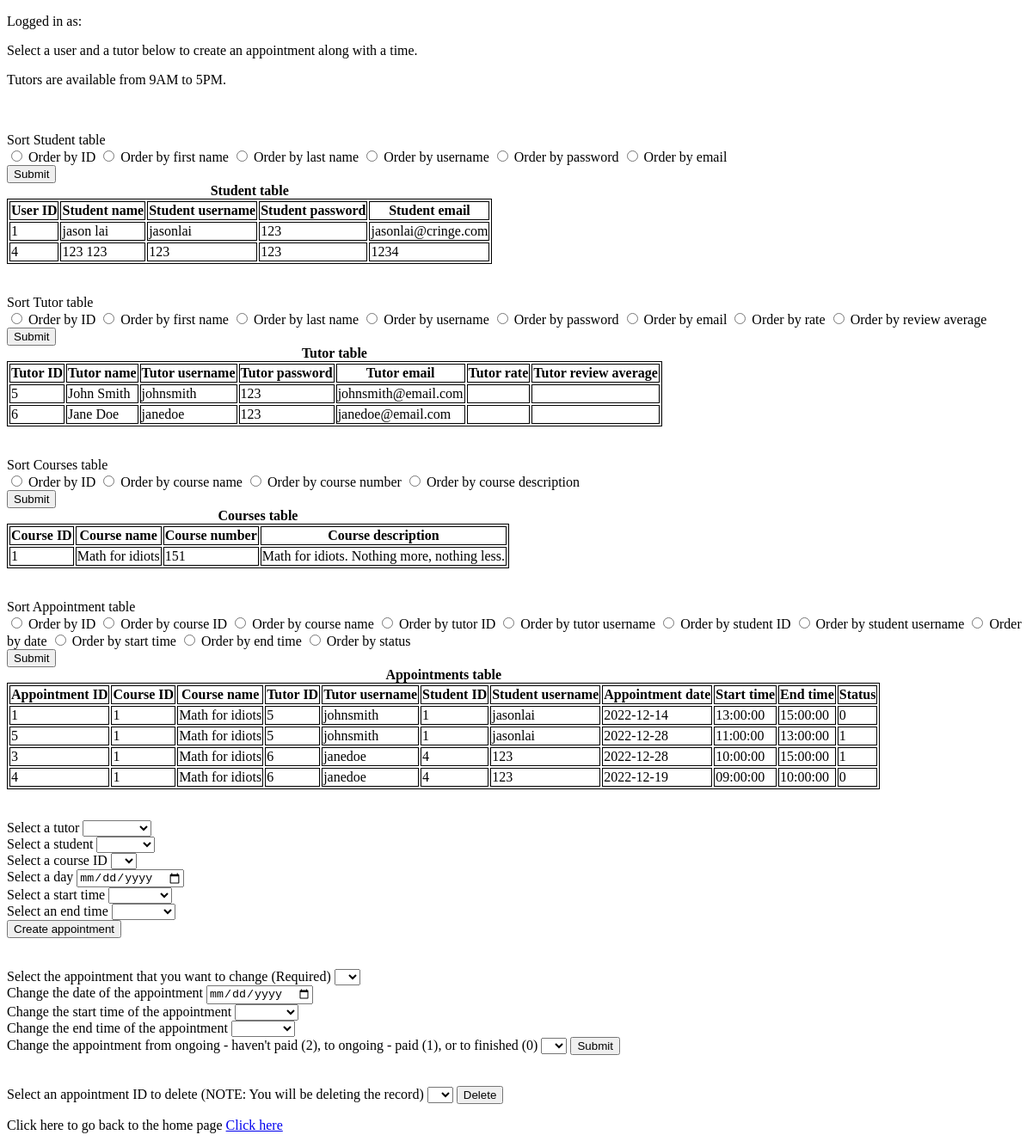
Before: /final/adminAppointment.php with the older database file.
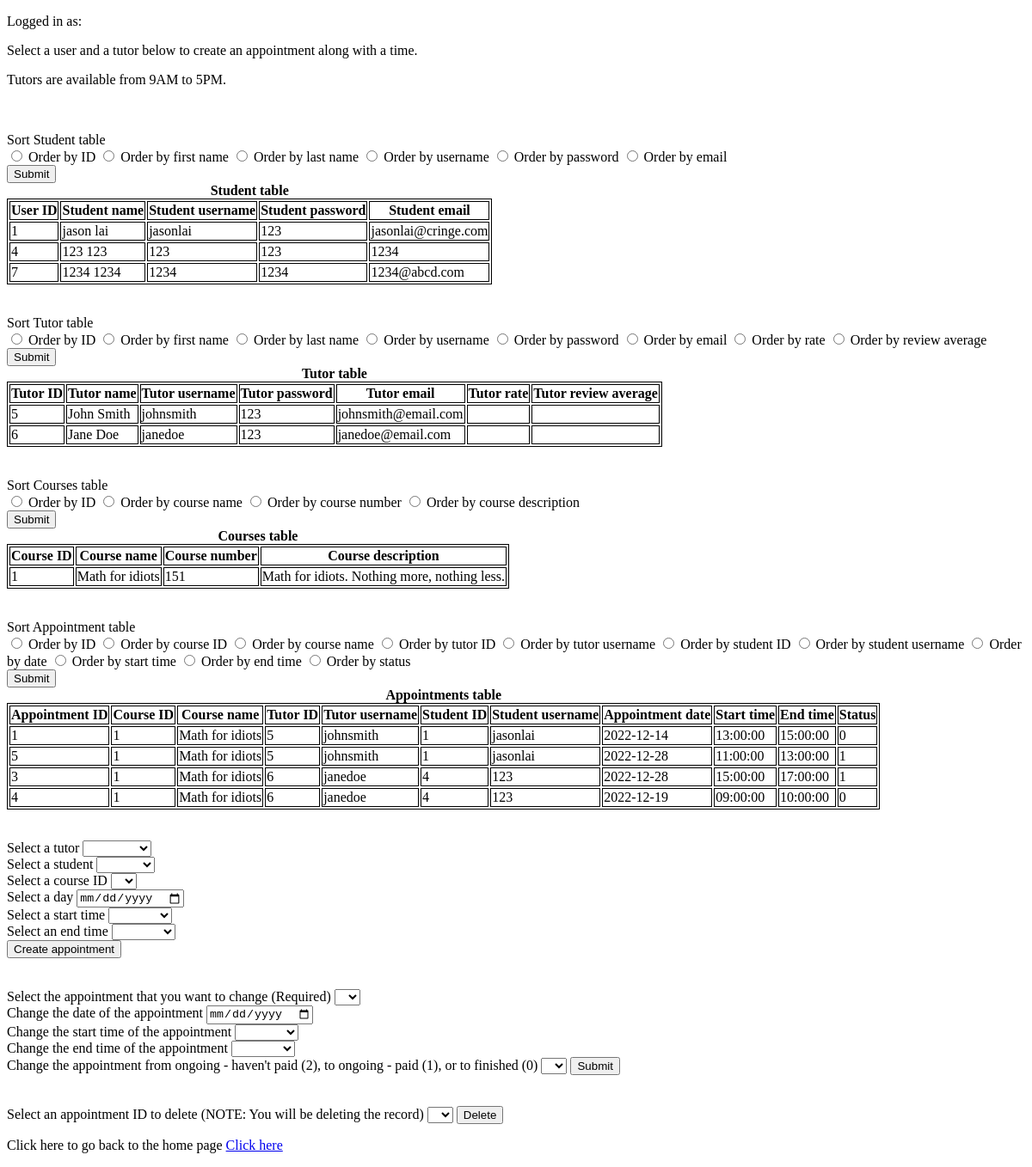
After: the same page with the newer database file.
### tables this page shows
CREATE TABLE `user` (
  `user_id` int(11) NOT NULL,
  `password` text NOT NULL,
  `user_fname` text NOT NULL,
  `user_lname` text NOT NULL,
  `username` text NOT NULL,
  `email` text NOT NULL,
  `is_tutor` int(11) NOT NULL DEFAULT '0'
);

CREATE TABLE `tutor` (
  `user_id` int(11) NOT NULL,
  `rate` double DEFAULT NULL,
  `review_avrg` double DEFAULT NULL,
  `is_admin` tinyint(1) NOT NULL DEFAULT '0'
);

CREATE TABLE `courses` (
  `course_id` int(11) NOT NULL,
  `course_name` text NOT NULL,
  `course_num` int(11) NOT NULL,
  `course_desc` text NOT NULL
);

CREATE TABLE `appointments` (
  `app_id` int(11) NOT NULL,
  `course_id` int(11) NOT NULL,
  `tutor_id` int(11) NOT NULL,
  `student_id` int(11) NOT NULL,
  `appoint_date` date NOT NULL,
  `appoint_start_time` time NOT NULL,
  `appoint_end_time` time NOT NULL,
  `description` text,
  `status` tinyint(1) NOT NULL DEFAULT '2'
);

### final/adminAppointment.php (the view, shortened to what the changed rows need)
<?php include ('adminAppointmentBackend.php')?>
<!DOCTYPE html>
<html>
<body>
<?php echo $student_table; ?>
<?php echo $tutor_table; ?>
<?php echo $course_table; ?>
<?php echo $appointments_table; ?>
</body>
</html>

### final/adminAppointmentBackend.php (shortened to what the changed rows need)
<?php
$link = mysqli_connect(DB_SERVER, DB_USERNAME, DB_PASSWORD, DB_NAME);
$payload = "SELECT * FROM user WHERE is_tutor = 0";
$student_table = print_table(0, $link, $payload);
$payload = "SELECT user.user_id, user.user_fname, user.user_lname, user.username, user.password, user.email, tutor.rate, tutor.review_avrg FROM user INNER JOIN tutor ON user.user_id = tutor.user_id";
$tutor_table = print_table(1, $link, $payload);
$payload = "SELECT * FROM courses";
$course_table = print_table(2, $link, $payload);
$payload = "SELECT * FROM appointments_table_with_names";
$appointments_table = print_table(3, $link, $payload);
function print_table($type, $link, $payload) {
	$table = "";
	switch ($type) {
		case 0:
			$table .= "<table><caption>Student table</caption><tr><th>User ID</th><th>Student name</th><th>Student username</th><th>Student password</th><th>Student email</th></tr>";
		break;
		case 1:
			$table .= "<table><caption>Tutor table</caption><tr><th>Tutor ID</th><th>Tutor name</th><th>Tutor username</th><th>Tutor password</th><th>Tutor email</th><th>Tutor rate</th><th>Tutor review average</th></tr>";
		break;
		case 2:
			$table .= "<table><caption>Courses table</caption><tr><th>Course ID</th><th>Course name</th><th>Course number</th><th>Course description</th></tr>";
		break;
		case 3:
			$table .= "<table><caption>Appointments table</caption><tr><th>Appointment ID</th><th>Course ID</th><th>Course name</th><th>Tutor ID</th><th>Tutor username</th><th>Student ID</th><th>Student username</th><th>Appointment date</th>
			<th>Start time</th><th>End time</th><th>Status</th></tr>";
		break;
	}
	$result = mysqli_query($link, $payload);
	if (mysqli_num_rows($result) > 0) {
		while ($row = mysqli_fetch_assoc($result)) {
			if ($type == 0) {
				$table .= "<tr><td>".$row["user_id"]."</td><td>".$row["user_fname"]." ".$row["user_lname"]."</td><td>".$row["username"]."</td><td>".$row["password"]."</td><td>".$row["email"]."</td></tr>";
			}
			else if ($type == 1) {
				$table .= "<tr><td>".$row["user_id"]."</td><td>".$row["user_fname"]." ".$row["user_lname"]."</td><td>".$row["username"]."</td><td>".$row["password"]."</td><td>".$row["email"]."</td><td>".$row["rate"]."</td><td>".$row["review_avrg"]."</td></tr>";
			}
			else if ($type == 2) {
				$table .= "<tr><td>".$row["course_id"]."</td><td>".$row["course_name"]."</td><td>".$row["course_num"]."</td><td>".$row["course_desc"]."</td></tr>";
			}
			else if ($type == 3) {
				$table .= "<tr><td>".$row["app_id"]."</td><td>".$row["course_id"]."</td><td>".$row["course_name"]."</td><td>".$row["tutor_id"]."</td><td>".$row["tutor_username"]."</td><td>".$row["student_id"]."</td><td>".$row["student_username"]."</td>
				<td>".$row["appoint_date"]."</td><td>".$row["appoint_start_time"]."</td><td>".$row["appoint_end_time"]."</td><td>".$row["status"]."</td></tr>";
			}
		}
		$table .= "</table>";
	}
	else
	{
		$table .= "</table>";
		$table .= "<p>0 results</p>";
	}
	return $table;
}
?>

Changed rows visible on the page:
added user: user_id "7", user_fname "1234", user_lname "1234", username "1234", password "1234", email "1234@abcd.com"
changed appointments id 3: appoint_start_time "10:00:00" → "15:00:00"; appoint_end_time "15:00:00" → "17:00:00"
